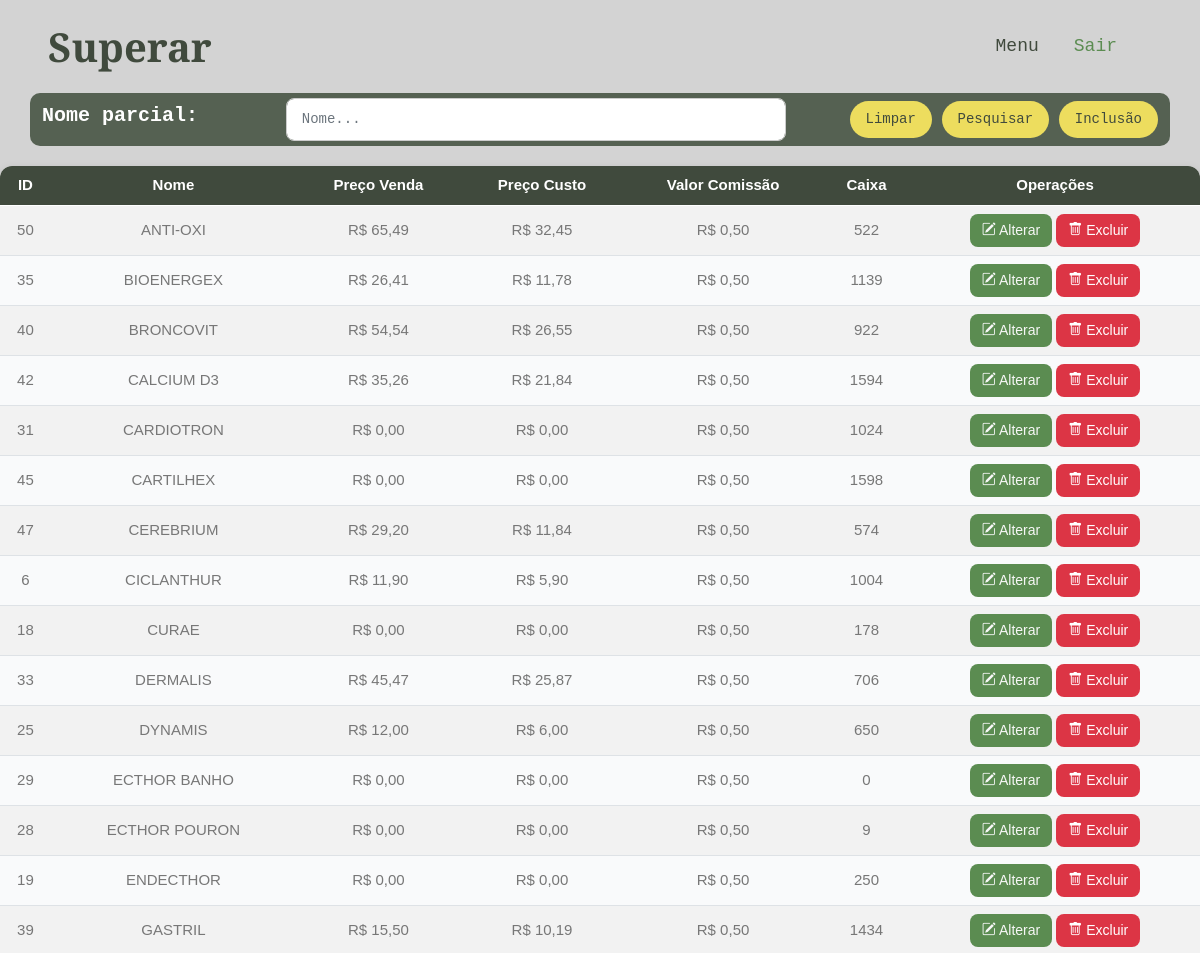
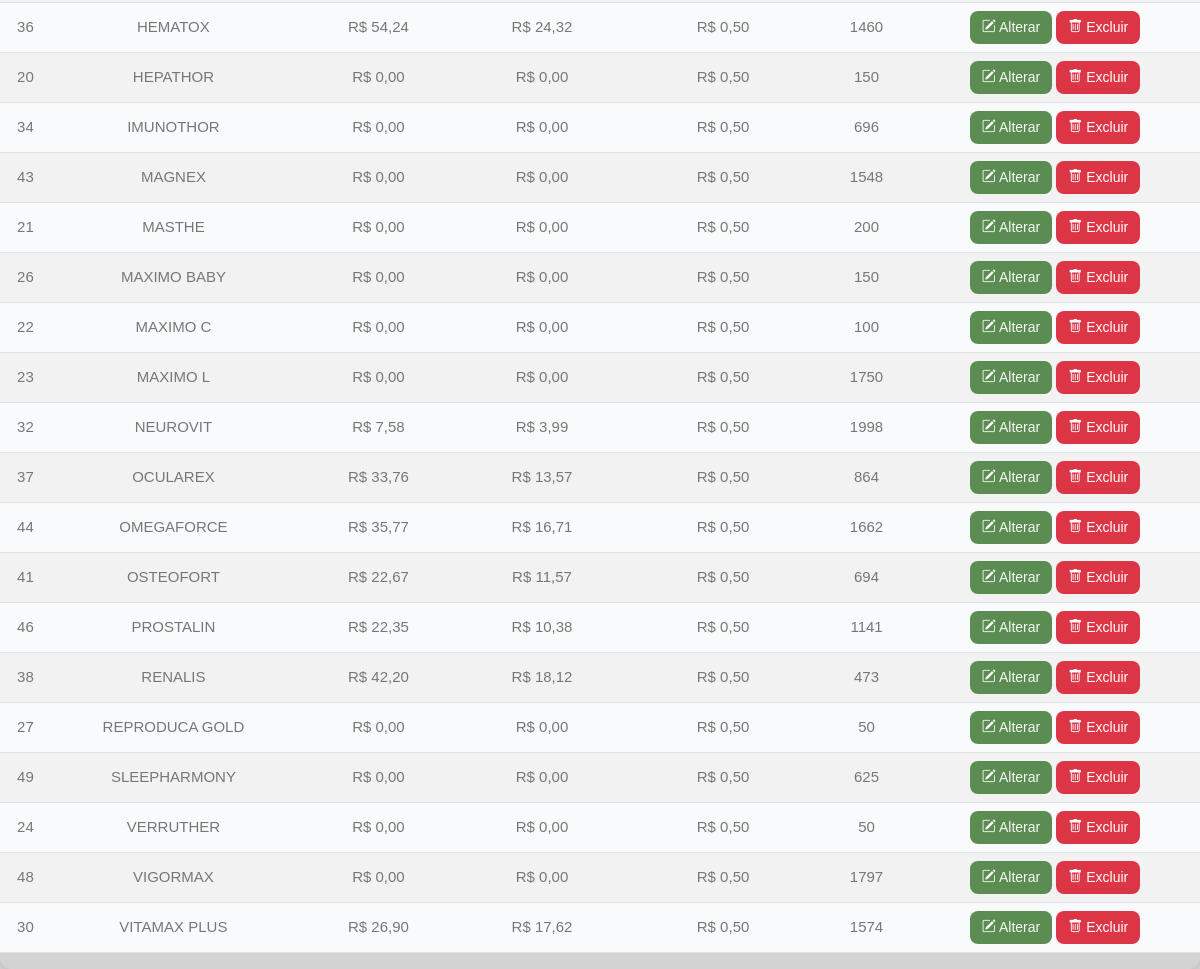
The page /proselect.php (signed in) on the database its author committed (2 pictures, top to bottom).
### tables this page shows
CREATE TABLE `produto` (
  `id` int(11) NOT NULL,
  `nome` varchar(255) NOT NULL,
  `preco` decimal(10,2) NOT NULL,
  `comissao` decimal(5,2) DEFAULT NULL,
  `estoque` int(11) DEFAULT NULL,
  `precocusto` decimal(10,2) DEFAULT NULL,
  `precovenda` decimal(10,2) DEFAULT NULL
);

### proselect.php (the view, shortened to what this page needs)
<?php
include('connect.php');
$sql = 'SELECT * FROM `produto` ORDER BY nome ASC';
$pesqnome = '';
if (isset($_POST['submit'])) {
    $pesqnome = mysqli_real_escape_string($con, $_POST['pesqnome']);
    $sql = "SELECT * FROM produto WHERE nome LIKE '%$pesqnome%' ORDER BY nome ASC";
} else {
    $sql = 'SELECT * FROM produto ORDER BY nome ASC';
}
$result = mysqli_query($con, $sql);
?>
<!DOCTYPE html>
<html lang="en">
<head>
    <link href="https://cdnjs.cloudflare.com/ajax/libs/font-awesome/5.10.0/css/all.min.css" rel="stylesheet">
    <link href="https://cdn.jsdelivr.net/npm/bootstrap-icons@1.4.1/font/bootstrap-icons.css" rel="stylesheet">
    <link href="lib/animate/animate.min.css" rel="stylesheet">
    <link href="lib/owlcarousel/assets/owl.carousel.min.css" rel="stylesheet">
    <link href="lib/lightbox/css/lightbox.min.css" rel="stylesheet">
    <link href="css/bootstrap.min.css" rel="stylesheet">
    <link href="css/style.css" rel="stylesheet">
</head>
<body>
    <nav class="navbar navbar-expand-lg  navbar-light sticky-top px-4 px-lg-5">
        <h1 class="m-0">Superar</h1>
        <div class="collapse navbar-collapse" id="navbarCollapse">
            <div class="navbar-nav ms-auto p-4 p-lg-0">
                <a href="menu.php" class="nav-item nav-link">Menu</a>
                <a href="logout.php" class="nav-item nav-link active">Sair</a>
            </div>
        </div>
    </nav>
    <div class="text-center mx-auto wow fadeInUp" data-wow-delay="0.1s">
        <div class="container" style="background-color: transparent;">
            <form method="post" action="">
                <div class="row align-items-center" style="background-color: #556152; padding-top:5px; padding-bottom:5px; border-radius: 10px;">
                    <div class="col-auto">
                        <h5 style="color: white;">Nome parcial:</h5>
                    </div>
                    <div class="autocomplete-wrapper">
                        <div class="col-auto">
                            <input type="text" id="search" id="pesqnome" name="pesqnome" class="form-control" placeholder="Nome..." style="width: 500px;" value='<?php echo $pesqnome; ?>'>
                        </div>
                    </div>
                    <div class="col-auto">
                        <a href="proselect.php" class="btn btn-secondary rounded-pill py-2 px-3">Limpar</a>
                        <button class="btn btn-secondary rounded-pill py-2 px-3" type="submit" name="submit">Pesquisar</button>
                        <a href="proinsert.php" class="btn btn-secondary rounded-pill py-2 px-3">Inclusão</a>
                    </div>
                </div>
            </form>
        </div>
    </div>
    <div class="table-container">
        <table class="table table-striped table-hover align-middle">
            <thead>
                <tr>
                    <th scope="col">ID</th>
                    <th scope="col">Nome</th>
                    <th scope="col">Preço Venda</th>
                    <th scope="col">Preço Custo</th>
                    <th scope="col">Valor Comissão</th>
                    <th scope="col">Caixa</th>
                    <th scope="col">Operações</th>
                </tr>
            </thead>
            <tbody>
                <?php
                if ($result && mysqli_num_rows($result) > 0) {
                    while ($row = mysqli_fetch_assoc($result)) {
                        $precoVenda = "R$ " . number_format($row['precovenda'], 2, ',', '.');
                        $precoCusto = "R$ " . number_format($row['precocusto'], 2, ',', '.');
                        $comissao   = "R$ " . number_format($row['comissao'], 2, ',', '.');
                        echo "<tr>
                        <td>{$row['id']}</td>
                        <td>{$row['nome']}</td>
                        <td>{$precoVenda}</td>
                        <td>{$precoCusto}</td>
                        <td>{$comissao}</td>
                        <td>{$row['estoque']}</td>
                        <td>
                            <a href='proupdate.php?updateid={$row['id']}' class='btn btn-sm btn-primary'>
                                <i class='bi bi-pencil-square'></i> Alterar
                            </a>
                            <a href='prodelete.php?deleteid={$row['id']}' class='btn btn-sm btn-danger'>
                                <i class='bi bi-trash'></i> Excluir
                            </a>
                        </td>
                    </tr>";
                    }
                } else {
                    echo "<tr><td colspan='7' class='text-center'>Nenhum produto encontrado.</td></tr>";
                }
                ?>
            </tbody>
        </table>
    </div>
</body>
</html>

### css/style.css (style rules this page uses)
.h1, h2, h3, h4, h5, h6, p { font-family: monospace; }
:root { --primary: #5B8C51; --secondary: #EDDD5E; --light: #F7F7F7; --dark: #404A3D; }
body { margin: 0; font-family: monospace; background-color: #D3D3D3; }
.btn { transition: .5s; font-weight: 500; }
.btn-primary, .btn-outline-primary:hover { color: var(--light); }
.btn-secondary, .btn-outline-secondary:hover { color: var(--dark); }
.navbar.sticky-top { top: -100px; transition: .5s; }
.navbar .navbar-nav .nav-link { margin-right: 35px; padding: 25px 0; color: var(--dark); font-size: 18px; font-weight: 500; outline: none; }
.navbar .navbar-nav .nav-link:hover, .navbar .navbar-nav .nav-link.active { color: var(--primary); }
.table { table-layout: auto; width: 100%; }
.table td, .table th { white-space: normal; word-wrap: break-word; vertical-align: middle; }
tbody { display: block; height: 300px; overflow-y: auto; }
tbody { display: table-row-group; height: auto; }
#search { border-radius: 8px; padding: 10px 15px; width: 100%; box-sizing: border-box; border: 1px solid #ccc; font-size: 14px; }
.autocomplete-wrapper { position: relative; width: 500px; margin: 0 auto; }
.table-container { width: 100%; overflow-x: auto; margin-top: 20px; border-radius: 12px; box-shadow: 0 2px 8px rgba(0, 0, 0, 0.1); }
table { width: 100%; border-collapse: collapse; background: #fff; font-family: "Poppins", sans-serif; font-size: 15px; color: #333; }
thead { background: #404A3D; color: #fff; }
thead th { padding: 14px; text-align: center; font-weight: 600; }
tbody tr:nth-child(even) { background: #f9fafb; }
td { padding: 12px 14px; text-align: center; }
.btn { padding: 6px 12px; border-radius: 8px; border: none; cursor: pointer; font-size: 14px; font-weight: 500; transition: 0.2s; }

### rows shown on the page
produto: id "50", nome "ANTI-OXI", precovenda "R$ 65,49", precocusto "R$ 32,45", comissao "R$ 0,50", estoque "522"
produto: id "35", nome "BIOENERGEX", precovenda "R$ 26,41", precocusto "R$ 11,78", comissao "R$ 0,50", estoque "1139"
produto: id "40", nome "BRONCOVIT", precovenda "R$ 54,54", precocusto "R$ 26,55", comissao "R$ 0,50", estoque "922"
produto: id "42", nome "CALCIUM D3", precovenda "R$ 35,26", precocusto "R$ 21,84", comissao "R$ 0,50", estoque "1594"
produto: id "31", nome "CARDIOTRON", precovenda "R$ 0,00", precocusto "R$ 0,00", comissao "R$ 0,50", estoque "1024"
produto: id "45", nome "CARTILHEX", precovenda "R$ 0,00", precocusto "R$ 0,00", comissao "R$ 0,50", estoque "1598"
produto: id "47", nome "CEREBRIUM", precovenda "R$ 29,20", precocusto "R$ 11,84", comissao "R$ 0,50", estoque "574"
produto: id "6", nome "CICLANTHUR", precovenda "R$ 11,90", precocusto "R$ 5,90", comissao "R$ 0,50", estoque "1004"
produto: id "18", nome "CURAE", precovenda "R$ 0,00", precocusto "R$ 0,00", comissao "R$ 0,50", estoque "178"
produto: id "33", nome "DERMALIS", precovenda "R$ 45,47", precocusto "R$ 25,87", comissao "R$ 0,50", estoque "706"
produto: id "25", nome "DYNAMIS", precovenda "R$ 12,00", precocusto "R$ 6,00", comissao "R$ 0,50", estoque "650"
produto: id "29", nome "ECTHOR BANHO", precovenda "R$ 0,00", precocusto "R$ 0,00", comissao "R$ 0,50", estoque "0"
produto: id "28", nome "ECTHOR POURON", precovenda "R$ 0,00", precocusto "R$ 0,00", comissao "R$ 0,50", estoque "9"
produto: id "19", nome "ENDECTHOR", precovenda "R$ 0,00", precocusto "R$ 0,00", comissao "R$ 0,50", estoque "250"
produto: id "39", nome "GASTRIL", precovenda "R$ 15,50", precocusto "R$ 10,19", comissao "R$ 0,50", estoque "1434"
produto: id "36", nome "HEMATOX", precovenda "R$ 54,24", precocusto "R$ 24,32", comissao "R$ 0,50", estoque "1460"
produto: id "20", nome "HEPATHOR", precovenda "R$ 0,00", precocusto "R$ 0,00", comissao "R$ 0,50", estoque "150"
produto: id "34", nome "IMUNOTHOR", precovenda "R$ 0,00", precocusto "R$ 0,00", comissao "R$ 0,50", estoque "696"
produto: id "43", nome "MAGNEX", precovenda "R$ 0,00", precocusto "R$ 0,00", comissao "R$ 0,50", estoque "1548"
produto: id "21", nome "MASTHE", precovenda "R$ 0,00", precocusto "R$ 0,00", comissao "R$ 0,50", estoque "200"
produto: id "26", nome "MAXIMO BABY", precovenda "R$ 0,00", precocusto "R$ 0,00", comissao "R$ 0,50", estoque "150"
produto: id "22", nome "MAXIMO C", precovenda "R$ 0,00", precocusto "R$ 0,00", comissao "R$ 0,50", estoque "100"
produto: id "23", nome "MAXIMO L", precovenda "R$ 0,00", precocusto "R$ 0,00", comissao "R$ 0,50", estoque "1750"
produto: id "32", nome "NEUROVIT", precovenda "R$ 7,58", precocusto "R$ 3,99", comissao "R$ 0,50", estoque "1998"
produto: id "37", nome "OCULAREX", precovenda "R$ 33,76", precocusto "R$ 13,57", comissao "R$ 0,50", estoque "864"
produto: id "44", nome "OMEGAFORCE", precovenda "R$ 35,77", precocusto "R$ 16,71", comissao "R$ 0,50", estoque "1662"
produto: id "41", nome "OSTEOFORT", precovenda "R$ 22,67", precocusto "R$ 11,57", comissao "R$ 0,50", estoque "694"
produto: id "46", nome "PROSTALIN", precovenda "R$ 22,35", precocusto "R$ 10,38", comissao "R$ 0,50", estoque "1141"
produto: id "38", nome "RENALIS", precovenda "R$ 42,20", precocusto "R$ 18,12", comissao "R$ 0,50", estoque "473"
produto: id "27", nome "REPRODUCA GOLD", precovenda "R$ 0,00", precocusto "R$ 0,00", comissao "R$ 0,50", estoque "50"
produto: id "49", nome "SLEEPHARMONY", precovenda "R$ 0,00", precocusto "R$ 0,00", comissao "R$ 0,50", estoque "625"
produto: id "24", nome "VERRUTHER", precovenda "R$ 0,00", precocusto "R$ 0,00", comissao "R$ 0,50", estoque "50"
produto: id "48", nome "VIGORMAX", precovenda "R$ 0,00", precocusto "R$ 0,00", comissao "R$ 0,50", estoque "1797"
produto: id "30", nome "VITAMAX PLUS", precovenda "R$ 26,90", precocusto "R$ 17,62", comissao "R$ 0,50", estoque "1574"
